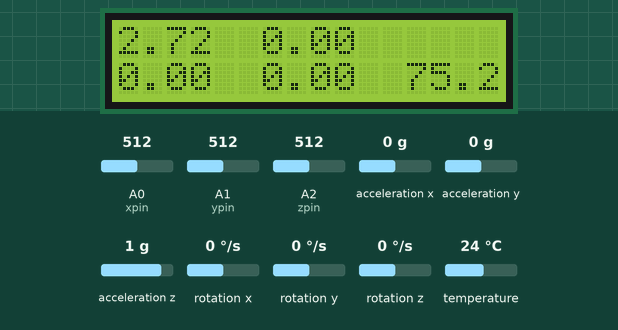
Bench run of a sketch on a simulated Arduino Uno, built with avr-gcc and run on an emulated ATmega328P. Shown: 16×2 character LCD. The test bench sets the inputs (shaded band); at power-on: acceleration x 0 g, A0 (xpin) = 512, acceleration y 0 g, acceleration z 1 g, temperature 24 °C, A1 (ypin) = 512, A2 (zpin) = 512, rotation x 0 °/s, rotation y 0 °/s, rotation z 0 °/s. What the sketch prints to the serial monitor is not drawn.

Above: at 3.2 s.
3.3 s: acceleration x set to -1.4 g
At 4.8 s:
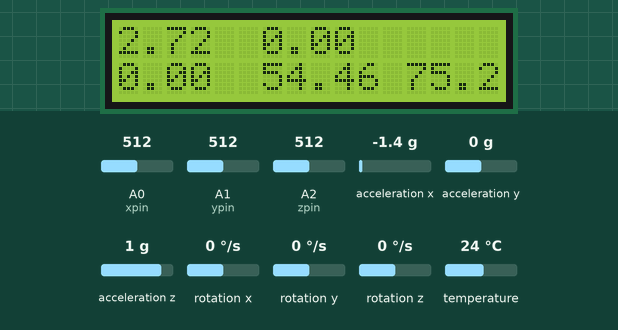
5.1 s: A0 (xpin) set to 716
At 5.8 s:
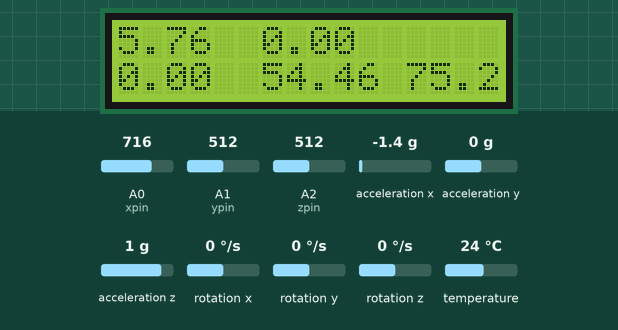
6.6 s: acceleration y set to -1.4 g
At 7.9 s:
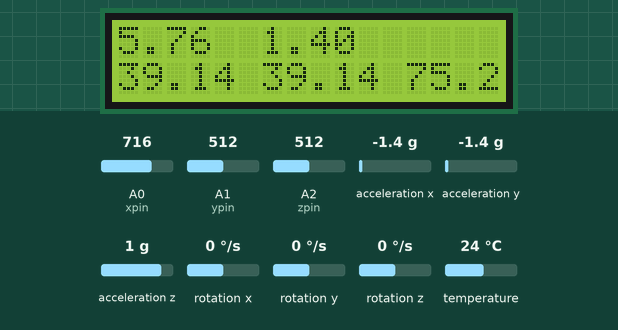
8.2 s: acceleration z set to -1.4 g
At 8.7 s:
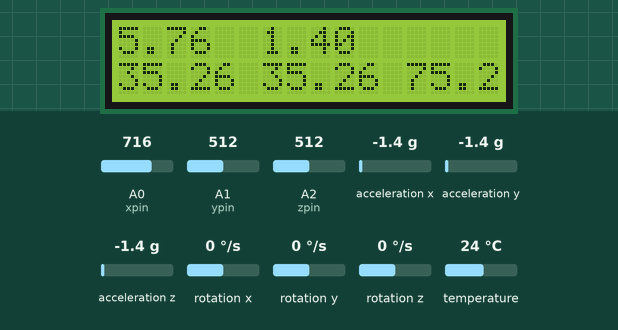
9.8 s: A0 (xpin) set to 992
At 10.8 s:
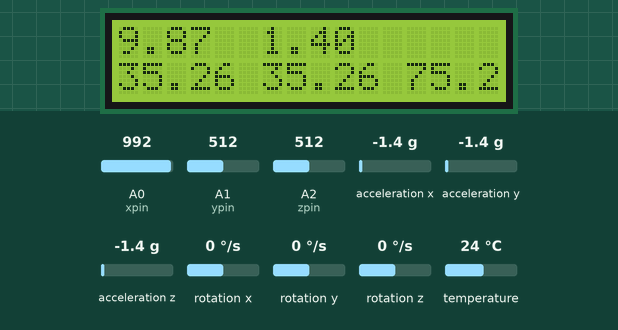
11.3 s: temperature set to 12 °C
At 12.8 s:
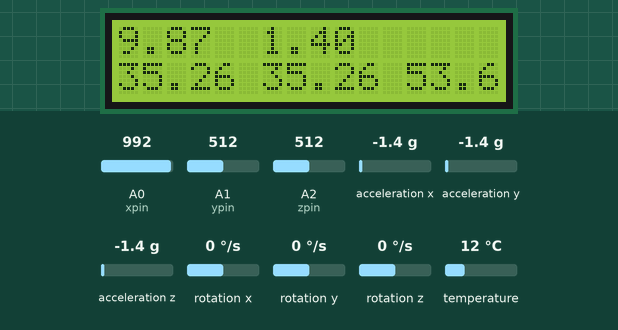
Timing chart, 0 to 13.9 s (numbered marks = the images above; inputs shaded):
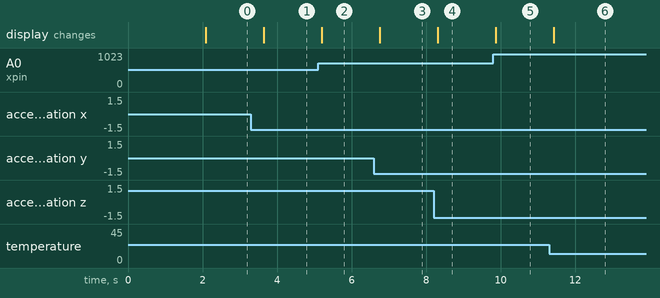

The sketch:

Gyroscope.ino
```cpp
#include <LiquidCrystal.h>
#include "Wire.h"
#include <MPU6050_light.h>

const int xpin = A0;    //analog pins for ADXL335
const int ypin = A1;
const int zpin = A2;

const int rs = 12, en = 11, d4 = 5, d5 = 4, d6 = 3, d7 = 2;
LiquidCrystal lcd(rs, en, d4, d5, d6, d7);

MPU6050 mpu(Wire);
unsigned long timer = 0;

void setup() {
  Serial.begin(9600);
  lcd.begin(16, 2);   //setting lcd screen dimendions
  Wire.begin();

  byte status = mpu.begin();
  Serial.print(F("MPU6050 status: "));
  Serial.println(status);
  while(status!=0){ } //stop everything if could not connect to MPU6050

  Serial.println(F("Calculating offsets, do not move MPU6050"));    //begin calibrating mpu6050
  delay(1000);
  mpu.calcOffsets(); // gyro and accelero calibration
  Serial.println("Done!\n");
}

void loop() {
  mpu.update();   //gather data from mpu6050

  int x = analogRead(xpin);   // ADXL335 data
  delay(1);
  int y = analogRead(ypin);
  delay(1);
  int z = analogRead(zpin);
  delay(1);

  float gyroAx = mpu.getAccX();   //mpu6050 acceleration/g-force data
  delay(1);
  float gyroAy = mpu.getAccY();
  delay(1);
  float gyroAz = mpu.getAccZ();
  delay(1);

  float pitch = mpu.getAngleX();    //mpu6050 gyro data
  delay(1);
  float roll = mpu.getAngleY();
  delay(1);
  float temp = (((mpu.getTemp())*(1.8))+32);    //mpu6050 temperature data converted to farenheit
  delay(1);

  float gx = 0.0149*x-4.91;   //ADXL335 transfer function
  float gy = 0.0154*y-5.1;
  float gz = 0.0152*z-5.17;

  Serial.print("Ax: "); Serial.print(gx);   //print ADXL335 data
  Serial.print("\t");
  //Serial.print("Ay: "); Serial.print(gy);
  //Serial.print("\t");
  //Serial.print("Az: "); Serial.print(gz);
  //Serial.print("\t");
  //Serial.print("Gyro Ax: "); Serial.print(gyroAx);    //print mpu6050 acceleration data
  //Serial.print("\t");
  Serial.print("Gyro Ay: "); Serial.print(gyroAy);
  Serial.print("\t");
  //Serial.print("Gyro Az: "); Serial.print(gyroAz);
  //Serial.print("\t");
  Serial.print("Pitch: "); Serial.print(pitch);    //print mpu6050 gyro data
  Serial.print("\t");
  Serial.print("Roll: "); Serial.print(roll);
  Serial.print("\t");
  Serial.print("Temp: "); Serial.print(temp);    //print mpu6050 temperature data
  Serial.print("\n");

  lcd.setCursor(0,0);   //sending data to lcd screen
  lcd.print(abs(gx));
  lcd.setCursor(6, 0);
  lcd.print(abs(gyroAy));
  //lcd.setCursor(6,0);
  //lcd.print(abs(gy));
  //lcd.setCursor(12,0);
  //lcd.print(abs(gz));
  lcd.setCursor(0,1);
  lcd.print(abs(pitch));
  lcd.setCursor(6,1);
  lcd.print(abs(roll));
  lcd.setCursor(12,1);
  lcd.print(abs(temp));

  delay(500);   //sending data every half second, any quicker overloads the system
}
```

Measured:
- after the input at 3.3 s, the display: changes after 0.34 s (image 1)
- after the input at 5.1 s, the display: changes after 0.10 s (image 2)
- after the input at 6.6 s, the display: changes after 0.15 s (image 3)
- after the input at 8.2 s, the display: changes after 0.11 s (image 4)
- after the input at 9.8 s, the display: changes after 0.07 s (image 5)
- after the input at 11.3 s, the display: changes after 0.13 s (image 6)
